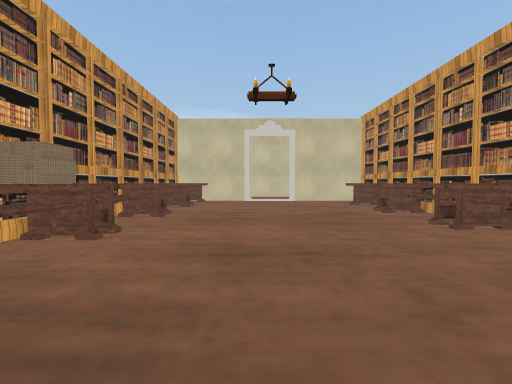
View 1 (above)

22 first-person views from a walk through a 3-D level made in the Unity game engine. The camera is 1.3 m above the floor, tilts 2° down and sees 90° across. The floor is counted in squares, 2 m on a side. Each view is taken from the middle of a square. On the plan, view 1 faces up. The plan holds only what a view shows up to about 9 squares ahead; the rest is blank. Some animated figures are left out. Door leaves are left out, so doorways stand open. Some surface patterns are stand-ins.

View 2
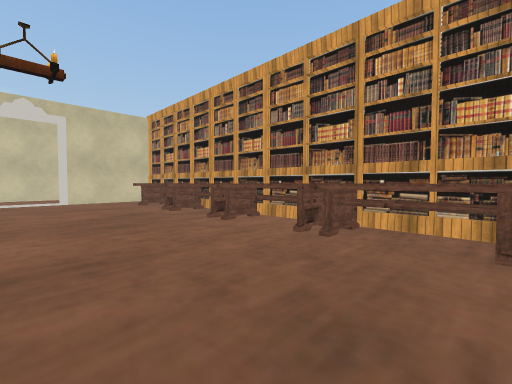

View 3
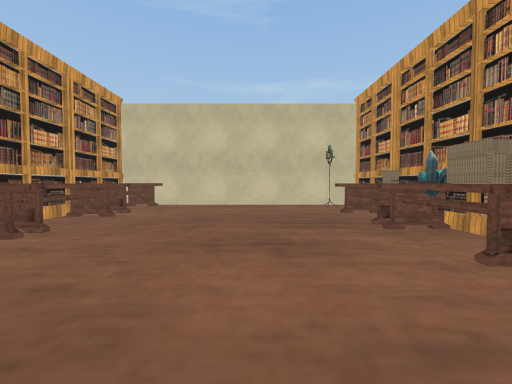

View 4
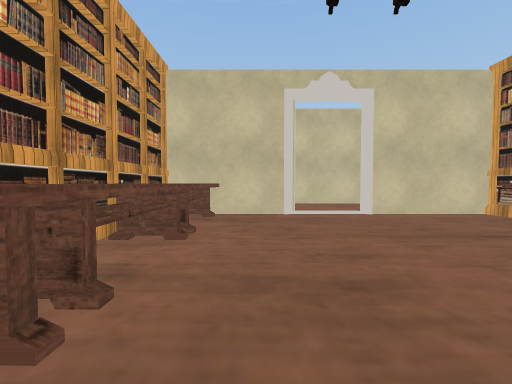

View 5
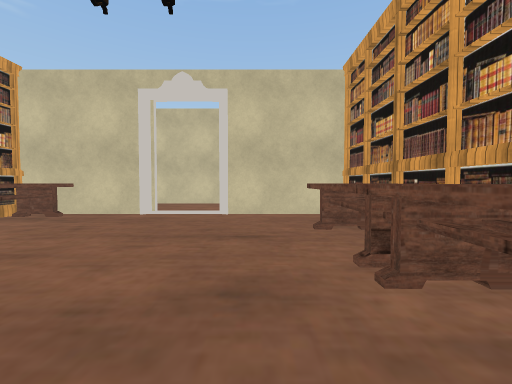

View 6
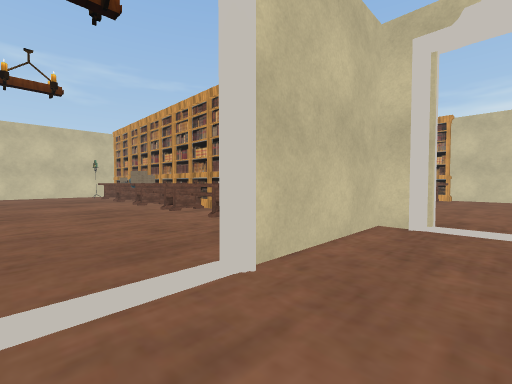

View 7
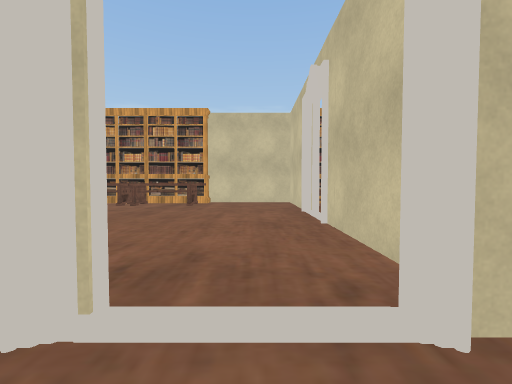

View 8
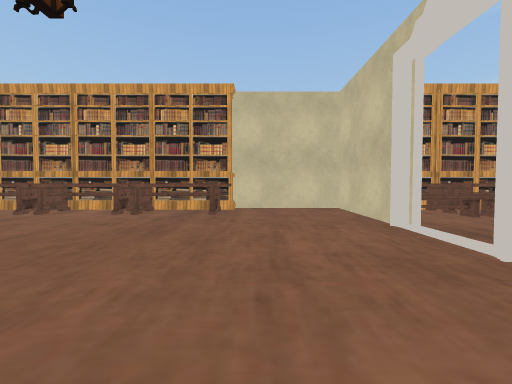

View 9
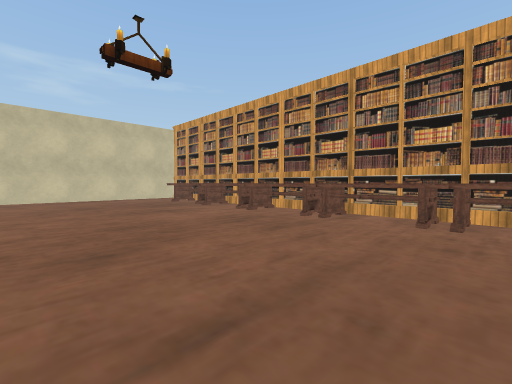

View 10
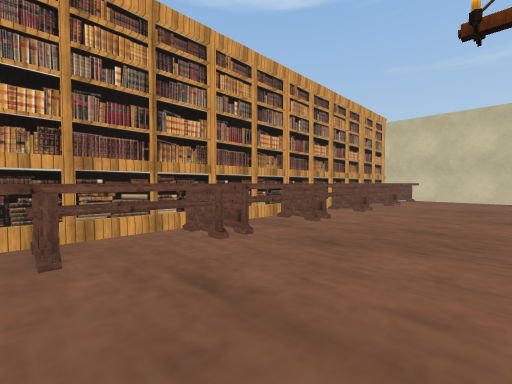

View 11
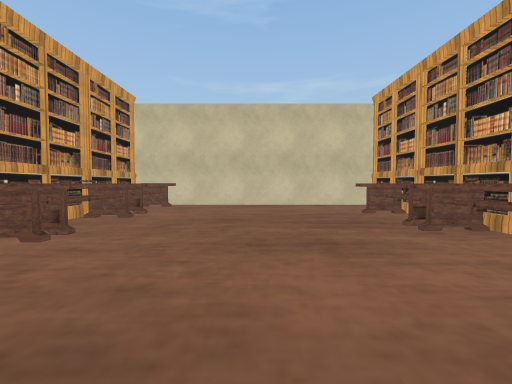

View 12
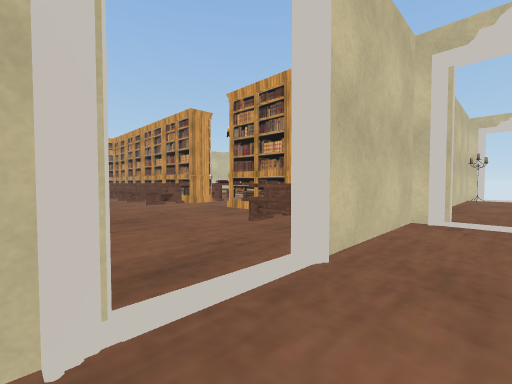

View 13
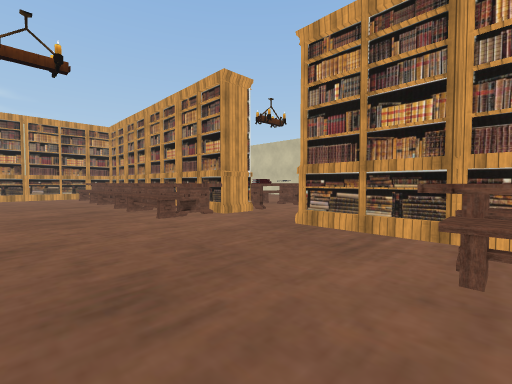

View 14
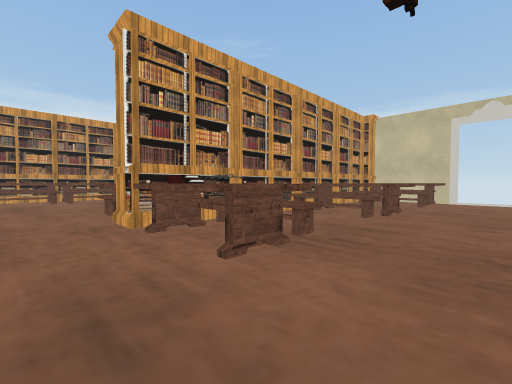

View 15
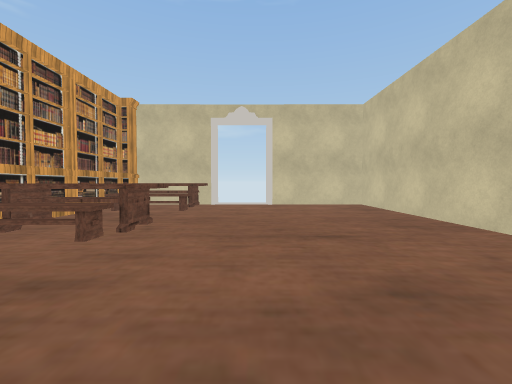

View 16
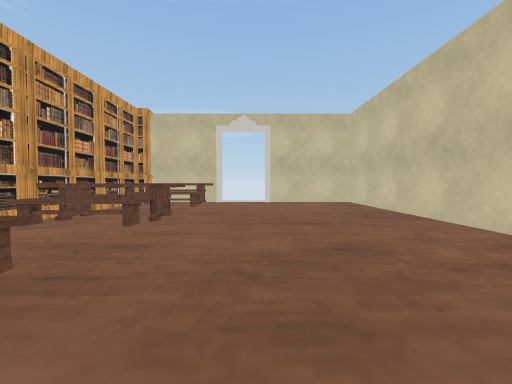

View 17
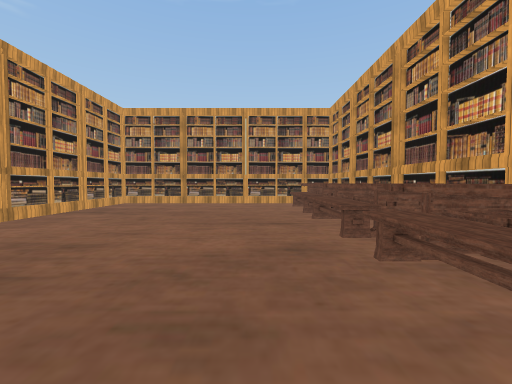

View 18
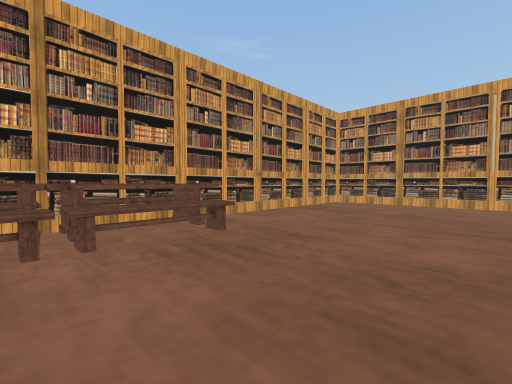

View 19
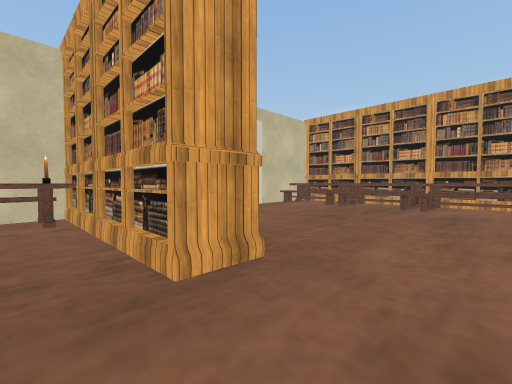

View 20
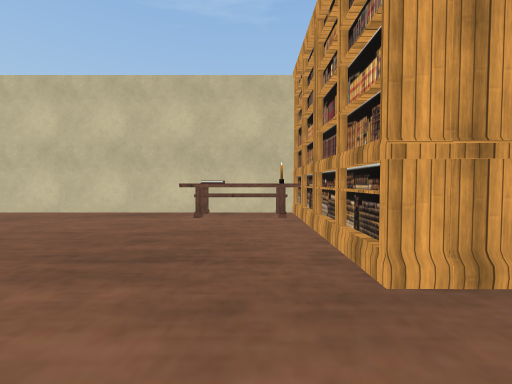

View 21
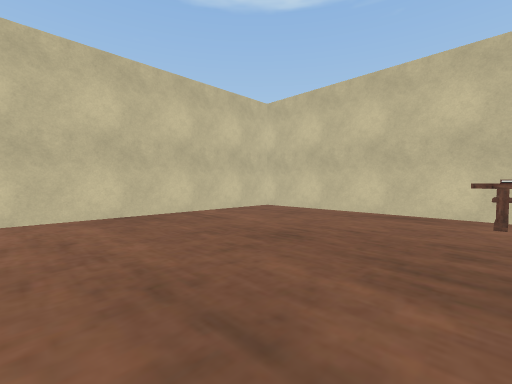

View 22
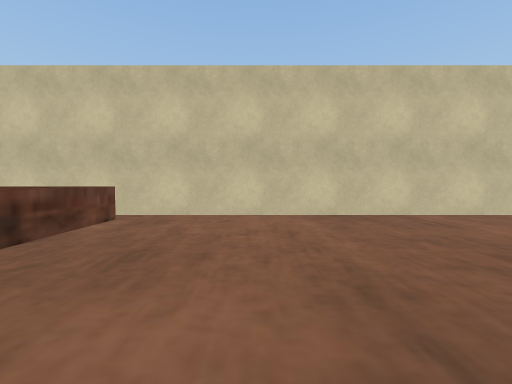

### Floor plan
Points are (right, up) in squares from view 1. A wall is a line through its corners. A room is listed if a view was taken in it or the views show most of it. See-through windows are left out.
Room 1 (views 1, 2, 3, 4, 5, 8, 9, 10, 11, 12)
walls: (-0.2, 9.4) (-2.9, 9.4); (-3, -2.7) (4, -2.7); (-4.5, 12.1) (-6.2, 12.1); (-7.6, 12.1) (-9.5, 12.1); (-10.5, -2.7) (-3.4, -2.7); (4, 9.4) (1.2, 9.4); (-10.7, 12.1) (-10.7, 9.4)
ways out: opening at (-2, 10) to room 2; open door at (-3, 11) to room 2; open door at (0.5, 9.5) to room 2; opening at (-10, 12) to room 3; opening at (-4, 12) to room 3; open door at (-7, 12) to room 3
objects: bookshelf (-10, 0); bookshelf (-10, 1) to (-10, 2); bookshelf (-10, 3); bookshelf (-10, 4) to (-10, 5); bookshelf (-10, 6) to (-10, 7); bookshelf (-10, 8) to (-10, 9); bookshelf (-4, -2) to (-4, 0); other object (-4, 1); bookshelf (-4, 2); bookshelf (-4, 3); bookshelf (-4, 4) to (-3, 5); bookshelf (-4, 6) to (-3, 7); bookshelf (-4, 8) to (-3, 9); bookshelf (-3, -1); bookshelf (-3, 1); bookshelf (-3, 3); bookshelf (-3, 4); bookshelf (-3, 6); bookshelf (-3, 8); other object (-2, -1) to (-2, 0); bucket (-2, 1); crystal (-2, 2); crate (-2, 3); other object (-2, 4) to (-2, 5); other object (-2, 6) to (-2, 7); other object (-2, 8) to (-2, 9); other object (3, -2) to (3, 0); other object (3, 1) to (3, 2); other object (3, 3) to (3, 4); other object (3, 5) to (3, 6); other object (3, 7) to (3, 8); bookshelf (4, -1); bookshelf (4, 1); bookshelf (4, 3); bookshelf (4, 5); bookshelf (4, 6); bookshelf (4, 8)
Room 2 (views 6, 7)
walls: (-3, 10.2) (-3, 9.6) (-0.2, 9.6); (-3, 12.1) (-3, 11.7); (3.6, 12.1) (-1.2, 12.1)
ways out: opening at (-2, 10) to room 1; open door at (-3, 11) to room 1; open door at (0.5, 9.5) to room 1; opening at (-2, 12) to room 3; open door at (4, 10.5)
Room 3 (views 13, 14, 15, 16, 17, 18, 19, 20, 21, 22)
walls: (-0.1, 26.7) (-2.6, 26.7); (-2.9, 12.3) (4.2, 12.3) (4.2, 26.7) (1.3, 26.7); (-3.2, 11.7) (-3.2, 12.1) (-4.5, 12.1); (-9.1, 12.3) (-7.8, 12.3); (-9.5, 12.1) (-10.7, 12.1)
ways out: opening at (-10, 12) to room 1; opening at (-4, 12) to room 1; open door at (-7, 12) to room 1; opening at (-2, 12) to room 2; open door at (0.5, 27)
objects: bookshelf (-10, 13) to (-10, 14); bookshelf (-10, 15) to (-10, 16); other object (-10, 17); bookshelf (-10, 18); bookshelf (-10, 19); bookshelf (-10, 20); bookshelf (-10, 23); bookshelf (-10, 25); other object (-9, 13) to (-9, 14); other object (-9, 15) to (-9, 16); other object (-9, 17) to (-9, 18); other object (-9, 19) to (-9, 20); bookshelf (-9, 26); bookshelf (-7, 26); other object (-5, 13) to (-5, 14); other object (-5, 19) to (-5, 20); other object (-5, 21) to (-5, 22); other object (-5, 24) to (-5, 25); bookshelf (-5, 26); bookshelf (-4, 13) to (-4, 14); bookshelf (-4, 19) to (-4, 20); bookshelf (-4, 21) to (-4, 22); bookshelf (-4, 23) to (-4, 24); bookshelf (-4, 25); other object (-3, 13); bookshelf (-3, 14); bookshelf (-3, 15) to (-3, 16); bookshelf (-3, 19) to (-3, 20); bookshelf (-3, 21) to (-3, 22); bookshelf (-3, 23) to (-3, 24); bookshelf (-3, 25); bookshelf (-3, 26); other object (-2, 13); other object (-2, 19); other object (-2, 20) to (-1, 20); other object (-2, 22) to (-1, 22); other object (-2, 23) to (-1, 23); other object (-2, 25) to (-1, 25); other object (-2, 26) to (-1, 26); other object (-1, 13); other object (-1, 19)

Positions as (right, up) in squares from view 1, and headings:
1: (0, 0), facing up
2: (0, 0), facing up-right
3: (0, 5), facing down
4: (-1, 4), facing up
5: (2, 4), facing up
6: (1, 11), facing down-left
7: (-2, 11), facing left
8: (-4, 10), facing left
9: (-5, 8), facing down-left
10: (-7, 8), facing down-right
11: (-7, 5), facing down
12: (-8, 11), facing up-right
13: (-7, 14), facing up-right
14: (1, 17), facing up-left
15: (1, 19), facing up
16: (1, 18), facing up
17: (-6, 18), facing up
18: (-6, 18), facing up-left
19: (-2, 18), facing down-left
20: (-2, 18), facing down
21: (-1, 18), facing down-right
22: (-1, 18), facing right
